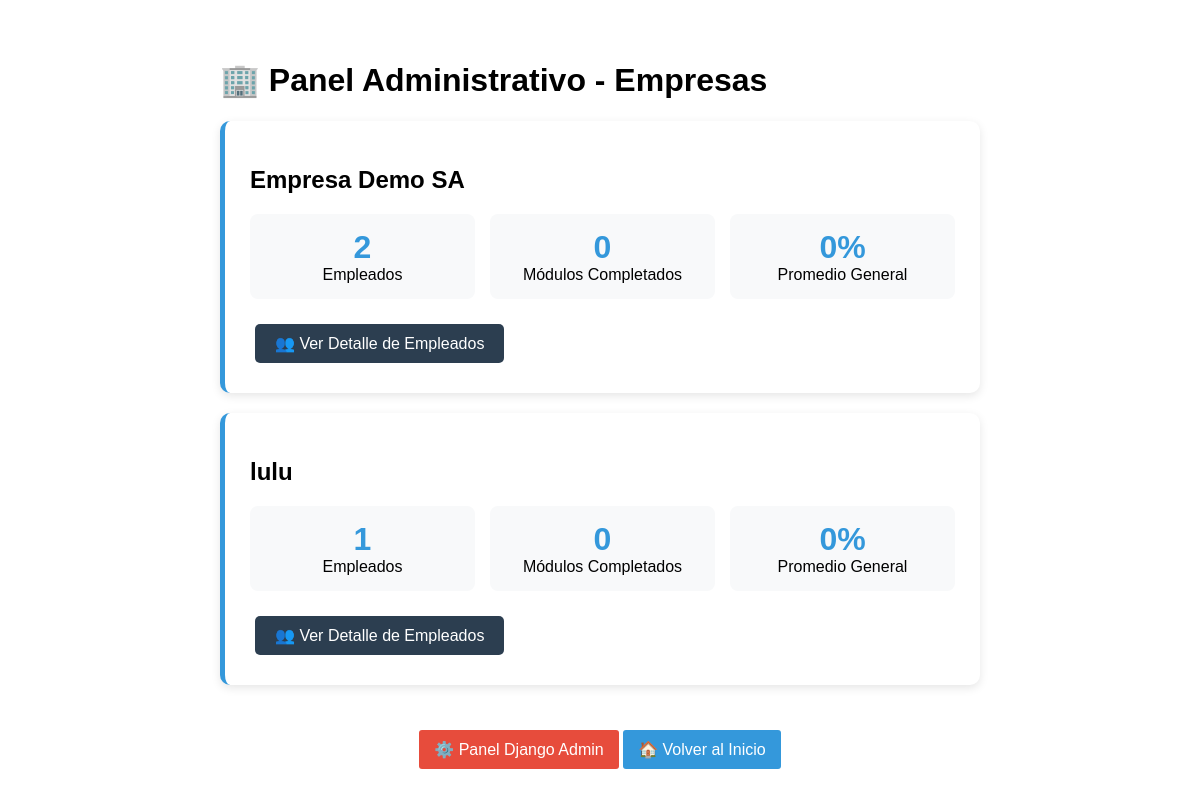
/administracion/dashboard-empresa/ (signed in), run on the app's committed database.
### usuarios/models.py (models this page shows, shortened)
class Usuario(AbstractUser):
    empresa = models.CharField(max_length=100, blank=True)
    puesto = models.CharField(max_length=100, blank=True)
    fecha_registro = models.DateTimeField(auto_now_add=True)
    avatar = models.ImageField(upload_to='avatars/', null=True, blank=True)
    class Meta:
        db_table = 'usuarios'

### administracion/views.py (the view)
# urls.py: path('dashboard-empresa/', views.dashboard_empresa, name='dashboard_empresa'),
@login_required
@user_passes_test(es_administrador)
def dashboard_empresa(request):
    empresas = Usuario.objects.exclude(empresa='').values_list('empresa', flat=True).distinct()
    reportes_empresas = []
    for empresa in empresas:
        empleados = Usuario.objects.filter(empresa=empresa)
        total_empleados = empleados.count()
        modulos_completados = 0
        puntajes_totales = 0
        diagnosticos_totales = 0
        for empleado in empleados:
            certificados = Certificado.objects.filter(usuario=empleado)
            modulos_completados += certificados.count()
            diagnosticos = DiagnosticoInicial.objects.filter(usuario=empleado, completado=True)
            diagnosticos_totales += diagnosticos.count()
            for diagnostico in diagnosticos:
                puntajes_totales += diagnostico.puntaje
        promedio_general = 0
        if diagnosticos_totales > 0:
            promedio_general = round((puntajes_totales / diagnosticos_totales) * 33.33, 2)
        reportes_empresas.append({
            'empresa': empresa,
            'total_empleados': total_empleados,
            'modulos_completados': modulos_completados,
            'promedio_general': promedio_general,
            'empleados': empleados
        })
    return render(request, 'administracion/dashboard_empresa.html', {
        'reportes_empresas': reportes_empresas
    })

### administracion/views.py (called while the page is built)
def es_administrador(user):
    return user.is_staff

### templates/administracion/dashboard_empresa.html (shortened to what this page needs)
<!DOCTYPE html>
<html>
<head>
    {% load static %}
    <link rel="stylesheet" href="{% static 'css/style.css' %}">
</head>
<body>
    <div class="admin-container">
        <h1>🏢 Panel Administrativo - Empresas</h1>
        {% for reporte in reportes_empresas %}
        <div class="empresa-card">
            <h2>{{ reporte.empresa }}</h2>
            <div class="metricas">
                <div class="metrica">
                    <div class="numero-metrica">{{ reporte.total_empleados }}</div>
                    <div>Empleados</div>
                </div>
                <div class="metrica">
                    <div class="numero-metrica">{{ reporte.modulos_completados }}</div>
                    <div>Módulos Completados</div>
                </div>
                <div class="metrica">
                    <div class="numero-metrica">{{ reporte.promedio_general }}%</div>
                    <div>Promedio General</div>
                </div>
            </div>
            <div>
                <a href="{% url 'administracion:detalle_empleados' reporte.empresa %}" class="btn-admin">
                    👥 Ver Detalle de Empleados
                </a>
            </div>
        </div>
        {% endfor %}
        <div style="text-align: center; margin-top: 40px;">
            <a href="/admin/" class="btn" style="background: #e74c3c;">⚙️ Panel Django Admin</a>
            <a href="{% url 'cursos:lista_modulos' %}" class="btn">🏠 Volver al Inicio</a>
        </div>
    </div>
</body>
</html

### static/css/style.css (style rules this page uses)
body { font-family: Arial, sans-serif; max-width: 800px; margin: 0 auto; padding: 20px; }
a { color: #3498db; text-decoration: none; }
.btn { background: #3498db; color: white; padding: 10px 15px; border: none; border-radius: 3px; cursor: pointer; display: inline-block; margin: 5px 0; }

### templates/administracion/dashboard_empresa.html (style rules this page uses)
.admin-container { max-width: 1200px; margin: 0 auto; padding: 20px; }
.empresa-card { background: white; border-radius: 10px; padding: 25px; margin: 20px 0; box-shadow: 0 3px 10px rgba(0,0,0,0.1); border-left: 5px solid #3498db; }
.metricas { display: grid; grid-template-columns: repeat(auto-fit, minmax(150px, 1fr)); gap: 15px; margin: 20px 0; }
.metrica { text-align: center; padding: 15px; background: #f8f9fa; border-radius: 8px; }
.numero-metrica { font-size: 2em; font-weight: bold; color: #3498db; }
.btn-admin { background: #2c3e50; color: white; padding: 10px 20px; text-decoration: none; border-radius: 5px; display: inline-block; margin: 5px; }

### data on the page
Usuario: empresa "Empresa Demo SA", total_empleados "2", modulos_completados "0", promedio_general "0"
Usuario: empresa "lulu", total_empleados "1", modulos_completados "0", promedio_general "0"
